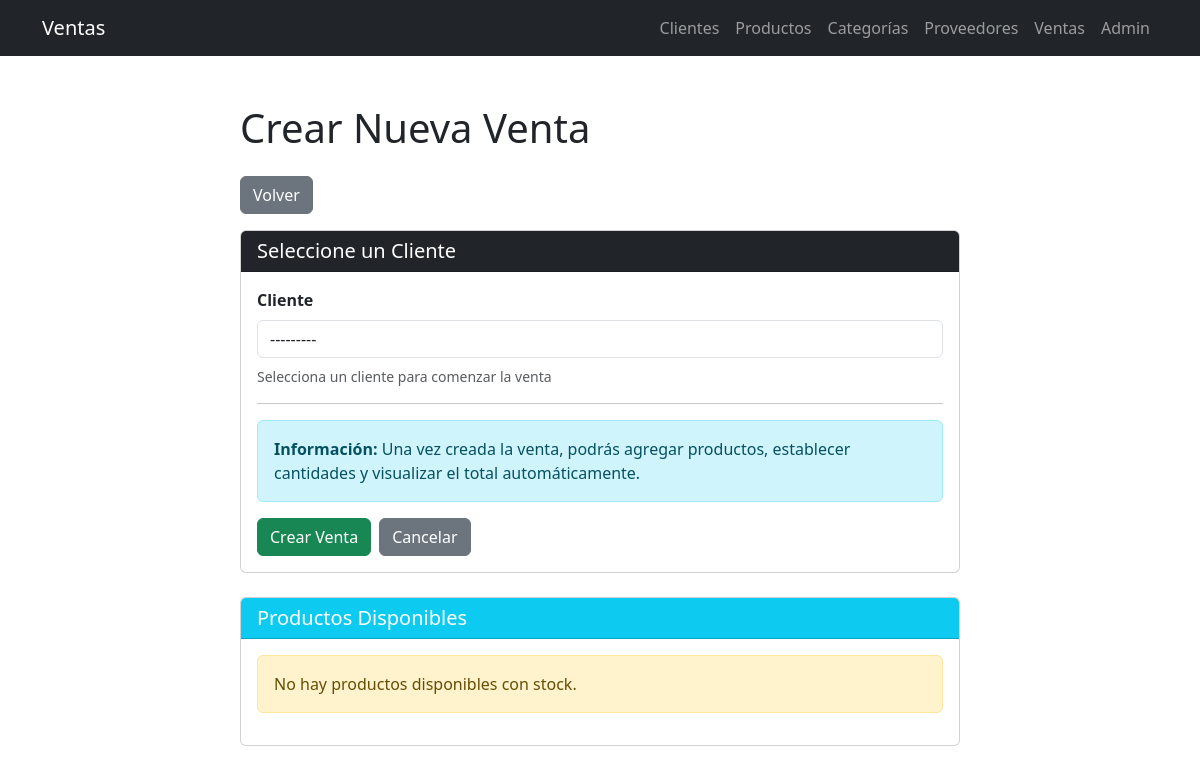
/ventas/crear/, run on an earlier commit of the app's database.
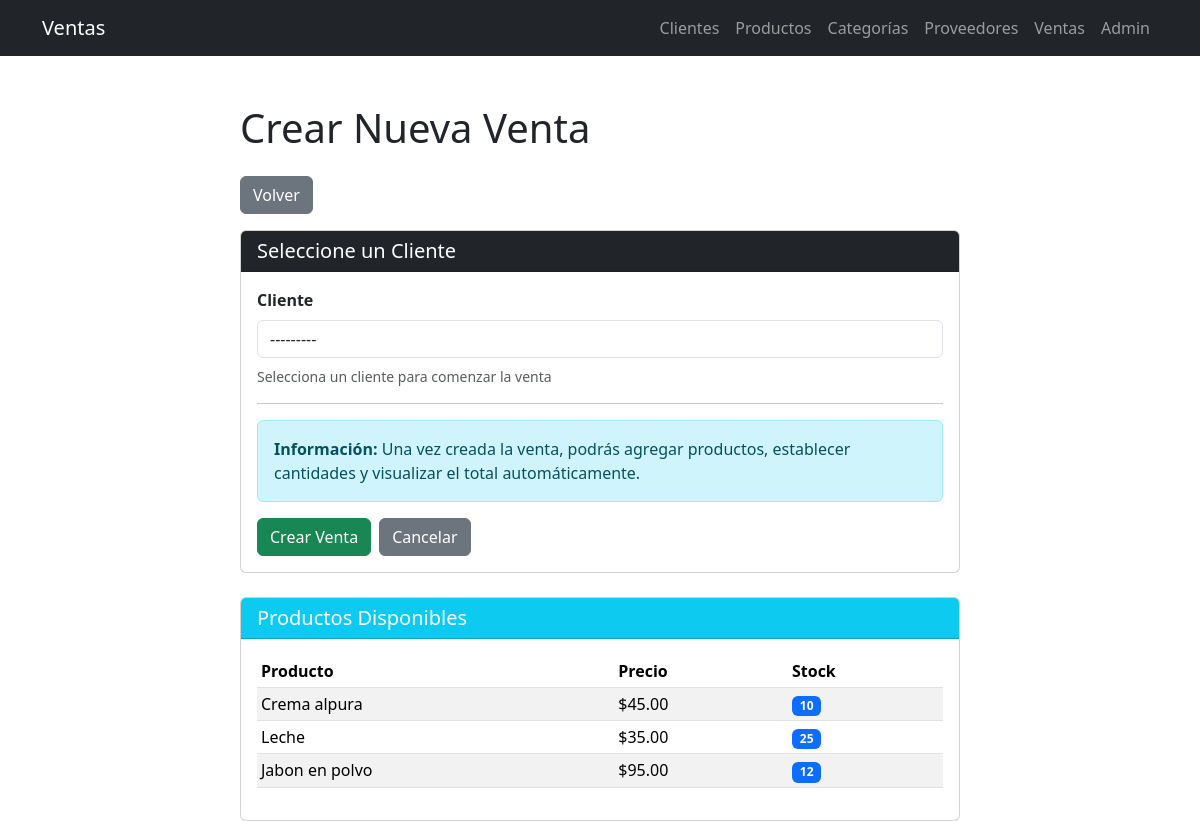
And on a later commit of the database.
### ventas/infrastructure/django_models/__init__.py (models this page shows, shortened)
class ProductoModel(models.Model):
    nombre = models.CharField(max_length=100)
    descripcion = models.TextField(blank=True, null=True)
    precio = models.DecimalField(max_digits=10, decimal_places=2)
    stock = models.PositiveIntegerField(default=0)
    categoria = models.ForeignKey(CategoriaModel, on_delete=models.CASCADE, related_name='productos', null=True, blank=True)

### ventas/views.py (the view)
# urls.py: path('ventas/crear/', views.crear_venta, name='crear_venta'),
@require_http_methods(["GET", "POST"])
def crear_venta(request):
    if request.method == 'POST':
        form = VentaForm(request.POST)
        if form.is_valid():
            venta_model = form.save(commit=False)
            venta_model.save()
            return redirect('editar_venta', venta_id=venta_model.id)
    else:
        form = VentaForm()
    productos = ProductoModel.objects.filter(stock__gt=0)
    return render(request, 'ventas/ventas/crear.html', {'form': form, 'productos': productos})

### ventas/forms.py
class VentaForm(forms.ModelForm):
    class Meta:
        model = VentaModel
        fields = ['cliente']
        widgets = {
            'cliente': forms.Select(attrs={'class': 'form-control'}),
        }

### ventas/infrastructure/django_models/__init__.py (called while the page is built)
    def __str__(self):
        return self.nombre

### ventas/templates/ventas/ventas/crear.html (shortened to what this page needs)
{% extends 'ventas/base.html' %}
{% block content %}
<div class="container mt-5">
    <div class="row justify-content-center">
        <div class="col-md-8">
            <h1 class="mb-4">Crear Nueva Venta</h1>
            <a href="{% url 'lista_ventas' %}" class="btn btn-secondary mb-3">Volver</a>
            <div class="card">
                <div class="card-header bg-dark text-white">
                    <h5 class="mb-0">Seleccione un Cliente</h5>
                </div>
                <div class="card-body">
                    <form method="POST" class="needs-validation" novalidate>
                        <div class="mb-3">
                            <label for="cliente" class="form-label"><strong>Cliente</strong></label>
                            {{ form.cliente }}
                            <small class="text-muted d-block mt-2">Selecciona un cliente para comenzar la venta</small>
                        </div>
                        <hr>
                        <div class="alert alert-info">
                            <strong>Información:</strong> Una vez creada la venta, podrás agregar productos, establecer cantidades y visualizar el total automáticamente.
                        </div>
                        <div class="d-flex gap-2">
                            <button type="submit" class="btn btn-success">
                                 Crear Venta
                            </button>
                            <a href="{% url 'lista_ventas' %}" class="btn btn-secondary">Cancelar</a>
                        </div>
                    </form>
                </div>
            </div>
            <div class="card mt-4">
                <div class="card-header bg-info text-white">
                    <h5 class="mb-0">Productos Disponibles</h5>
                </div>
                <div class="card-body">
                    {% if productos %}
                        <table class="table table-sm table-striped">
                            <thead>
                                <tr>
                                    <th>Producto</th>
                                    <th>Precio</th>
                                    <th>Stock</th>
                                </tr>
                            </thead>
                            <tbody>
                                {% for producto in productos %}
                                <tr>
                                    <td>{{ producto.nombre }}</td>
                                    <td>${{ producto.precio }}</td>
                                    <td>
                                        <span class="badge bg-primary">{{ producto.stock }}</span>
                                    </td>
                                </tr>
                                {% endfor %}
                            </tbody>
                        </table>
                    {% else %}
                        <div class="alert alert-warning">
                            No hay productos disponibles con stock.
                        </div>
                    {% endif %}
                </div>
            </div>
        </div>
    </div>
</div>
{% endblock %}

What changed in the data, as far as the page shows it:
added ProductoModel: nombre "Crema alpura", precio "45.00", stock "10"
added ProductoModel: nombre "Leche", precio "35.00", stock "25"
added ProductoModel: nombre "Jabon en polvo", precio "95.00", stock "12"
Also different on the page:
text no longer shown: "No hay productos disponibles con stock."
text now shown: "Producto Precio Stock"
